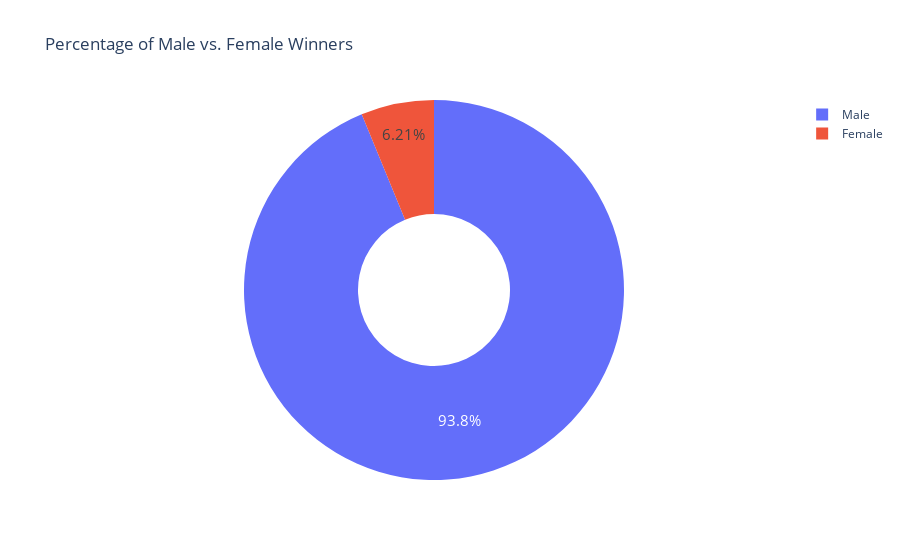

Write notebook code for a chart like this one.
### Code cell
#solution
biology = df_data.sex.value_counts()
fig = px.pie(labels=biology.index, 
                values=biology.values,
                title="Percentage of Male vs. Female Winners",
                names=biology.index,
                hole=0.4,)
fig.update_traces(textposition='inside', textfont_size=15, textinfo='percent')
fig.show()

### Figure 1 — Plotly figure (JSON) as saved in the notebook; plotly's stock layout.template omitted (floating-point values rounded to 4 significant figures)
{"data": [{"domain": {"x": [0, 1], "y": [0, 1]}, "hole": 0.4, "hovertemplate": "label=%{label}<br>value=%{value}<extra></extra>", "labels": ["Male", "Female"], "legendgroup": "", "name": "", "showlegend": true, "textfont": {"size": 15}, "textinfo": "percent", "textposition": "inside", "type": "pie", "values": [876, 58]}], "layout": {"legend": {"tracegroupgap": 0}, "title": {"text": "Percentage of Male vs. Female Winners"}}}
